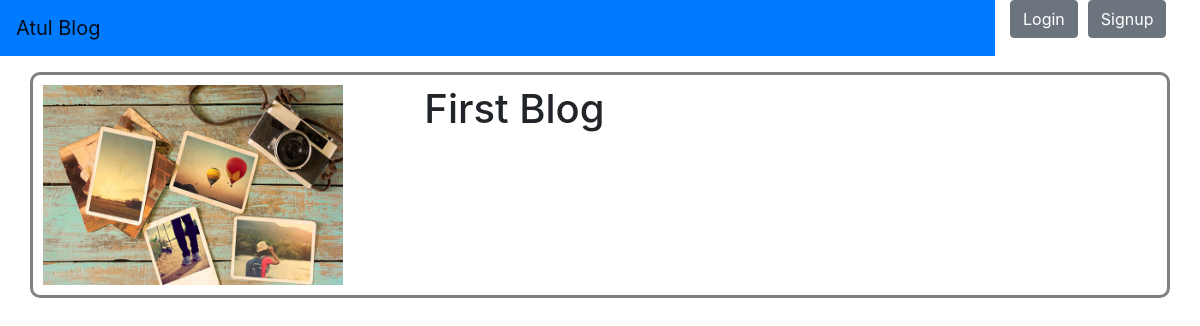
The app's page /, older data.
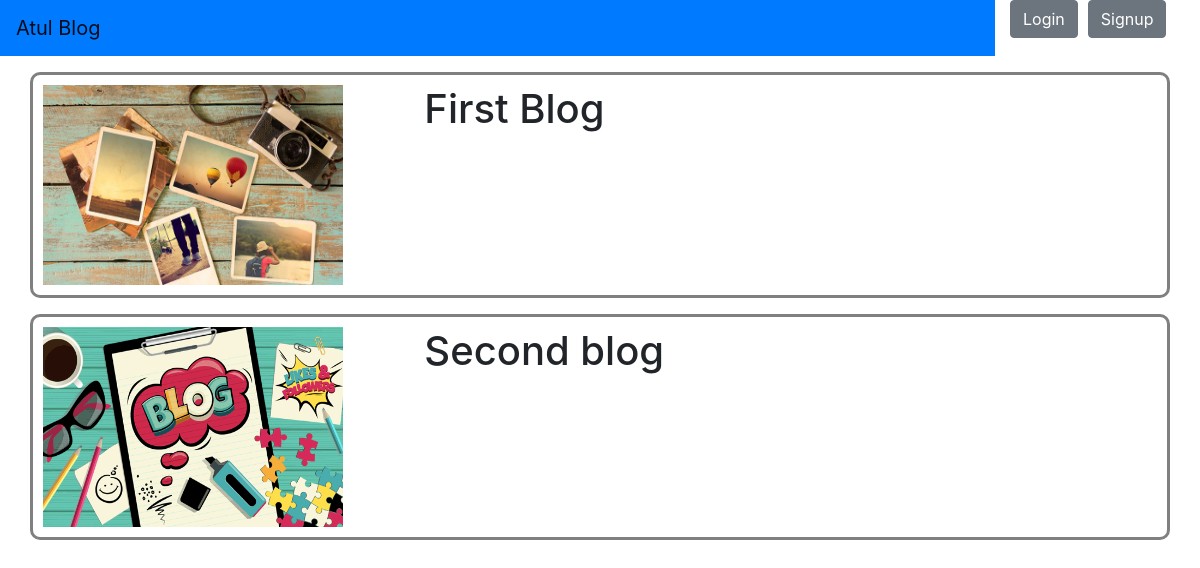
The same page, newer data.
### myblog/models.py (models this page shows, shortened)
class blog(models.Model):
   content=models.TextField()
   image=models.ImageField(upload_to='uploads')

### myblog/views.py (the view)
# urls.py: path('',views.blogs,name="Blog"),
def blogs(request):
    blogs=blog.objects.all()
    return render(request,"index.html",{'blogs':blogs})

### myblog/templates/index.html (shortened to what this page needs)
{% extends 'header.html' %}
{% block content %}
  {% for blog in blogs %}
<div class="container mt-3" style="border:3px solid grey;border-radius:10px;padding:10px;">
<div class="row">
  <div class="col-md-4">
     <img src="{{ blog.image.url }}" width="300px" height="200px"></div>
   <div class="col-md-8">
     <h1>{{blog.content}}</h1>
    </div>
  </div>
</div>
     {% endfor %}
{% endblock %}

### myblog/templates/header.html (shortened to what this page needs)
{% load static %}
<!DOCTYPE html>
<html>
<head>
    <link rel="stylesheet" href="https://stackpath.bootstrapcdn.com/bootstrap/4.5.2/css/bootstrap.min.css">
    <link rel="stylesheet" href="{% static 'css/style.css'%}">
</head>
<body>
<div class="row">
<div class="col-md-10">
<nav class="navbar navbar-expand-lg navbar-light bg-primary">
  <a class="navbar-brand" href="#">Atul Blog</a></div>
     <div clas="col-md-1" style="padding-right:10px">
    <form class="form-inline my-2 my-lg-0">
      <a class="btn btn-secondary" href="{% url 'Login' %}"type="submit">Login</a>
     </div>
     <div clas="col-md-1">
      <a class="btn btn-secondary" href="{% url 'SignUp' %}"type="submit">Signup</a>
     </div>
  </div>
</head>
<body>
<div>
				{% block content %}
				{% endblock %}
			  </div>
</body>

Row changes from the older to the newer data that the page shows:
added blog: image (picture), content "Second blog"
